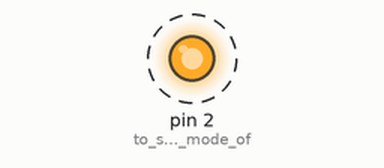
The sketch below on a simulated Arduino Uno, built with avr-gcc and run on an emulated ATmega328P. Shown: output pins drawn as LEDs (lit = HIGH). Dashed ring = blinking.

Above: at 0.5 s.
Timing chart, 0 to 3.5 s (numbered marks = the images above):
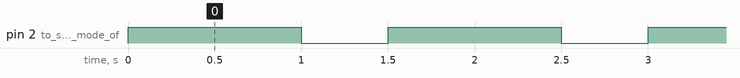

The sketch:

blink.ino
```cpp
void setup() {
pinMode (2, OUTPUT); // to set the OUTPUT mode of pin number 8.
}

void loop() {
digitalWrite (2, HIGH);
delay(1000);  // 1 second = 1 x 1000 milliseconds
digitalWrite (2, LOW);
delay(500);  // 0.5 second = 0.5 x 1000 milliseconds

}
```

Measured:
- by itself, pin 2 (to_set_the_OUTPUT_mode_of): alternates HIGH for 1.0 s and LOW for 0.50 s
